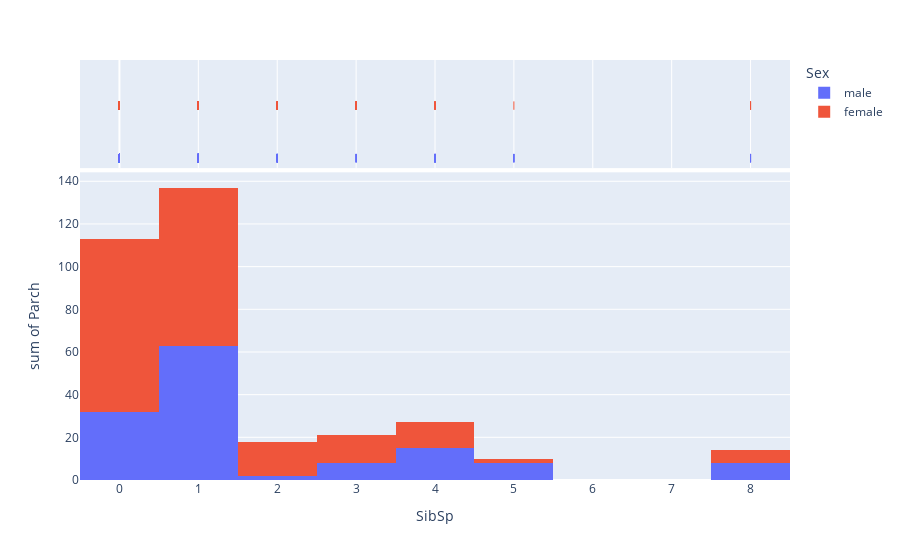

Notebook cell for this chart:
### Code cell
df = pd.read_csv("train.csv")
fig = px.histogram(df, x="SibSp", y="Parch", color="Sex", marginal="rug",
                   hover_data=df.columns)
fig.show()

### Figure 1 — Plotly figure (JSON) as saved in the notebook; plotly's stock layout.template omitted (floating-point values rounded to 4 significant figures; data arrays with more than 128 entries replaced by an {"elided": "..."} marker saying what was removed)
{"data": [{"alignmentgroup": "True", "bingroup": "x", "histfunc": "sum", "hovertemplate": "Sex=male<br>SibSp=%{x}<br>sum of Parch=%{y}<extra></extra>", "legendgroup": "male", "marker": {"color": "#636efa", "pattern": {"shape": ""}}, "name": "male", "offsetgroup": "male", "orientation": "v", "showlegend": true, "type": "histogram", "x": {"elided": "577 int values"}, "xaxis": "x", "y": {"elided": "577 int values"}, "yaxis": "y"}, {"alignmentgroup": "True", "boxpoints": "all", "customdata": {"elided": "577x10 mixed values"}, "fillcolor": "rgba(255,255,255,0)", "hoveron": "points", "hovertemplate": "Sex=%{customdata[4]}<br>SibSp=%{x}<br>PassengerId=%{customdata[0]}<br>Survived=%{customdata[1]}<br>Pclass=%{customdata[2]}<br>Name=%{customdata[3]}<br>Age=%{customdata[5]}<br>Ticket=%{customdata[6]}<br>Fare=%{customdata[7]}<br>Cabin=%{customdata[8]}<br>Embarked=%{customdata[9]}<extra></extra>", "jitter": 0, "legendgroup": "male", "line": {"color": "rgba(255,255,255,0)"}, "marker": {"color": "#636efa", "symbol": "line-ns-open"}, "name": "male", "offsetgroup": "male", "showlegend": false, "type": "box", "x": {"elided": "577 int values"}, "xaxis": "x2", "yaxis": "y2"}, {"alignmentgroup": "True", "bingroup": "x", "histfunc": "sum", "hovertemplate": "Sex=female<br>SibSp=%{x}<br>sum of Parch=%{y}<extra></extra>", "legendgroup": "female", "marker": {"color": "#EF553B", "pattern": {"shape": ""}}, "name": "female", "offsetgroup": "female", "orientation": "v", "showlegend": true, "type": "histogram", "x": {"elided": "314 int values"}, "xaxis": "x", "y": {"elided": "314 int values"}, "yaxis": "y"}, {"alignmentgroup": "True", "boxpoints": "all", "customdata": {"elided": "314x10 mixed values"}, "fillcolor": "rgba(255,255,255,0)", "hoveron": "points", "hovertemplate": "Sex=%{customdata[4]}<br>SibSp=%{x}<br>PassengerId=%{customdata[0]}<br>Survived=%{customdata[1]}<br>Pclass=%{customdata[2]}<br>Name=%{customdata[3]}<br>Age=%{customdata[5]}<br>Ticket=%{customdata[6]}<br>Fare=%{customdata[7]}<br>Cabin=%{customdata[8]}<br>Embarked=%{customdata[9]}<extra></extra>", "jitter": 0, "legendgroup": "female", "line": {"color": "rgba(255,255,255,0)"}, "marker": {"color": "#EF553B", "symbol": "line-ns-open"}, "name": "female", "offsetgroup": "female", "showlegend": false, "type": "box", "x": {"elided": "314 int values"}, "xaxis": "x2", "yaxis": "y2"}], "layout": {"barmode": "relative", "legend": {"title": {"text": "Sex"}, "tracegroupgap": 0}, "margin": {"t": 60}, "xaxis": {"anchor": "y", "domain": [0, 1], "title": {"text": "SibSp"}}, "xaxis2": {"anchor": "y2", "domain": [0, 1], "matches": "x", "showgrid": true, "showticklabels": false}, "yaxis": {"anchor": "x", "domain": [0, 0.7326], "title": {"text": "sum of Parch"}}, "yaxis2": {"anchor": "x2", "domain": [0.7426, 1], "matches": "y2", "showgrid": false, "showline": false, "showticklabels": false, "ticks": ""}}}
